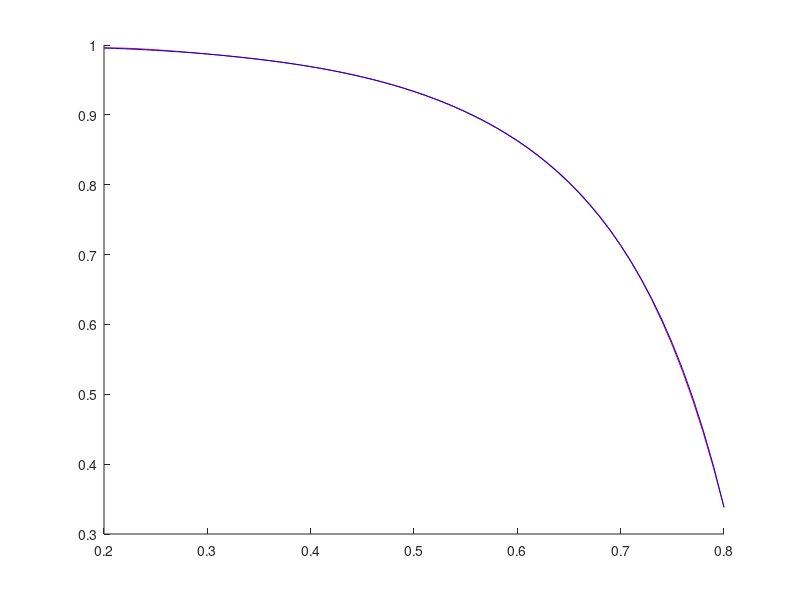

The MATLAB source for this figure:
%Pares ordenados (xi,yi), i=0,1,...,n
clc; clear;
%x=[1 3 4 8]; y=[2 5 7 -2];
x=[0.2 0.3 0.4 0.5 0.6 0.7 0.8]; y=log(asin(x))./log(x);
n=length(x)-1;
A=[];
for k=n:-1:0
  A=[A (x').^k];
end

a=linsolve(A,y');
xv=0.2:0.01:0.8;
fv=log(asin(xv))./log(xv);
yv=polyval(a,xv); %p(x)=a3*x^3+a2*x^2+a1*x+a0, donde a=[a3 a2 a1 a0]
hold on
plot(xv,yv,'r')
plot(xv,fv,'b')
input('Presiona Enter para continuar...')
